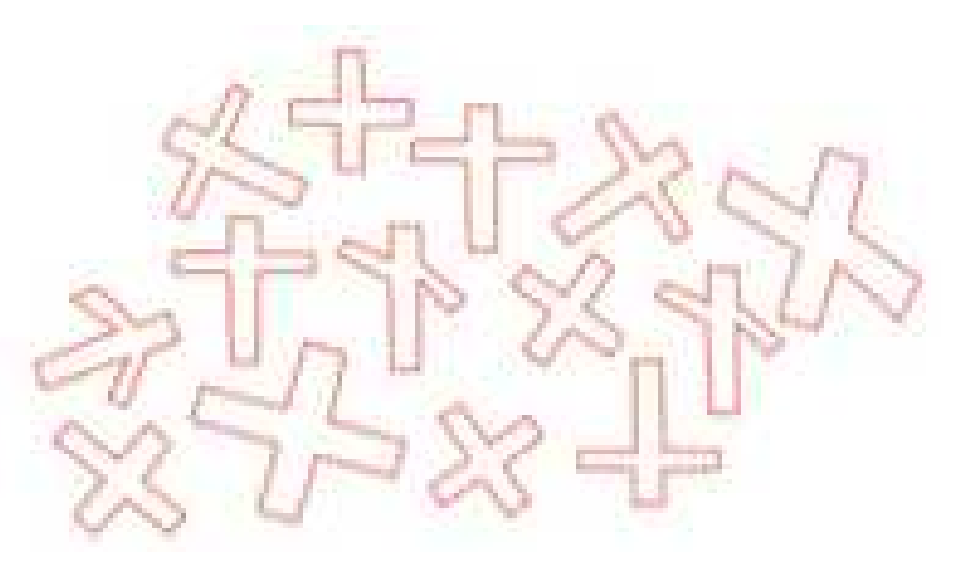
#> input picture UNED/computer-vision/pec2/data/cruces/c.png, 953 x 573 px
$ python pec2_ej4a-b-c.py
#> lines starting #> are read from the running program, lines starting #| are printed output that depends on the picture; after the words box and inside, x2 and y2 are one past the last pixel; in counts of white or black regions, pixels touching at a corner belong together
#> further down, img is the input picture: shape (573, 953, 3); mean B, G, R 243.6, 244.9, 249.7
import cv2 as cv
import numpy as np
import math

IMG_PATH = "data/cruces/c.png" # b y c

CLAHE_CLIP = 2.0
CLAHE_TILE = 8

FG_MIN = 0.003
FG_MAX = 0.25

DILATE_K = 3
DILATE_IT = 1

CLOSE_K = 3
CLOSE_IT = 1

OPEN_K = 3
OPEN_IT = 1

DIST_SEED_FRAC = 0.30
SEED_DILATE_K = 3
SEED_DILATE_IT = 1

BG_DILATE_K = 5
BG_DILATE_IT = 2

MIN_AREA = 400
MAX_AREA = 10_000_000

ROI_SOLID_CLOSE_K = 7
ROI_SOLID_CLOSE_IT = 2

DT_WEIGHT_POWER = 1.5

RATIO_LATINA_MIN = 1.25

THICK_BOX = 2

def k_odd(v):
    return v if (v % 2 == 1) else (v + 1)

def fg_ratio(bw):
    return float(np.count_nonzero(bw)) / float(bw.size)

def fill_holes_imfill(bw):
    h, w = bw.shape[:2]
    ff = bw.copy()
    mask = np.zeros((h + 2, w + 2), dtype=np.uint8)
    cv.floodFill(ff, mask, (0, 0), 255)
    ff_inv = cv.bitwise_not(ff)
    return cv.bitwise_or(bw, ff_inv)

def choose_otsu(gray_clahe):
    t1, bw1 = cv.threshold(gray_clahe, 0, 255, cv.THRESH_BINARY + cv.THRESH_OTSU)
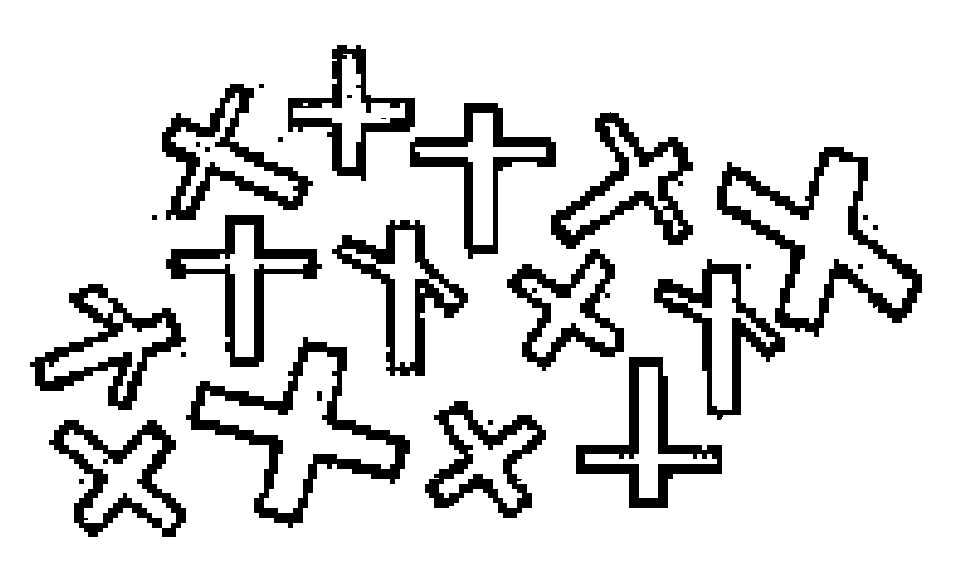
#> bw1: shape (573, 953); 86.1% white; 29 black regions (2 under 20 px), largest, box (x1, y1, x2, y2) and area: (717, 147, 922, 337) 7736, (186, 337, 410, 528) 7638, (551, 112, 693, 249) 5609
#> t1 = 206
    r1 = fg_ratio(bw1)
#> r1 = 0.861

    t2, bw2 = cv.threshold(gray_clahe, 0, 255, cv.THRESH_BINARY_INV + cv.THRESH_OTSU)
#> t2 = 206
    r2 = fg_ratio(bw2)
#> r2 = 0.139

    ok1 = (FG_MIN <= r1 <= FG_MAX)
#> ok1 = False
    ok2 = (FG_MIN <= r2 <= FG_MAX)
#> ok2 = True

    if ok1 and not ok2:
        return bw1, t1, "OTSU_NORMAL", r1
    if ok2 and not ok1:
        return bw2, t2, "OTSU_INV", r2
    if ok1 and ok2:
        return (bw1, t1, "OTSU_NORMAL", r1) if (r1 <= r2) else (bw2, t2, "OTSU_INV", r2)

    target = 0.5 * (FG_MIN + FG_MAX)
    return (bw1, t1, "OTSU_NORMAL(out)", r1) if (abs(r1 - target) <= abs(r2 - target)) else (bw2, t2, "OTSU_INV(out)", r2)

def preprocess(img_bgr):
    gray = cv.cvtColor(img_bgr, cv.COLOR_BGR2GRAY)
    clahe = cv.createCLAHE(clipLimit=CLAHE_CLIP, tileGridSize=(CLAHE_TILE, CLAHE_TILE))
    g_eq = clahe.apply(gray)

    bw0, thr, mode, ratio = choose_otsu(g_eq)
#> thr = 206; mode = 'OTSU_INV'; ratio = 0.139

    kd = cv.getStructuringElement(cv.MORPH_ELLIPSE, (k_odd(DILATE_K), k_odd(DILATE_K)))
    kc = cv.getStructuringElement(cv.MORPH_ELLIPSE, (k_odd(CLOSE_K),  k_odd(CLOSE_K)))
    ko = cv.getStructuringElement(cv.MORPH_ELLIPSE, (k_odd(OPEN_K),   k_odd(OPEN_K)))

    bw = bw0.copy()
    bw = cv.dilate(bw, kd, iterations=DILATE_IT)
#> bw: shape (573, 953); 17.2% white; 29 white regions (1 under 20 px), largest, box (x1, y1, x2, y2) and area: (716, 146, 923, 338) 9590, (185, 336, 411, 529) 9392, (550, 111, 694, 250) 6978
    bw = cv.morphologyEx(bw, cv.MORPH_CLOSE, kc, iterations=CLOSE_IT)
#> bw: shape (573, 953); 17.4% white; 28 white regions, largest, box (x1, y1, x2, y2) and area: (716, 146, 923, 338) 9722, (185, 336, 411, 529) 9486, (550, 111, 694, 250) 7108
    bw = fill_holes_imfill(bw)
    bw = cv.morphologyEx(bw, cv.MORPH_OPEN, ko, iterations=OPEN_IT)

    return gray, g_eq, bw, (thr, mode, ratio)

def separate_touching_with_watershed(img_bgr, bw_final):
    dist = cv.distanceTransform(bw_final, cv.DIST_L2, 5)
    dist_max = float(dist.max()) if dist.size else 0.0
#> dist_max = 37.97

    if dist_max < 1e-6:
        h, w = bw_final.shape[:2]
        return np.zeros((h, w), dtype=np.int32), np.zeros((h, w), dtype=np.uint8)

    dist_norm = np.clip(dist / dist_max * 255.0, 0, 255).astype(np.uint8)

    _, sure_fg = cv.threshold(dist, DIST_SEED_FRAC * dist_max, 255, 0)
#> sure_fg: shape (573, 953) float32; 10.5% white; 14 white regions, largest, box (x1, y1, x2, y2) and area: (727, 157, 912, 322) 9850, (200, 352, 399, 514) 9341, (63, 430, 176, 525) 3832
    sure_fg = sure_fg.astype(np.uint8)

    ks = cv.getStructuringElement(cv.MORPH_ELLIPSE, (k_odd(SEED_DILATE_K), k_odd(SEED_DILATE_K)))
    sure_fg = cv.dilate(sure_fg, ks, iterations=SEED_DILATE_IT)
#> sure_fg: shape (573, 953); 11.7% white; 14 white regions, largest, box (x1, y1, x2, y2) and area: (726, 156, 913, 323) 10506, (199, 351, 400, 515) 10001, (62, 429, 177, 526) 4223

    kb = cv.getStructuringElement(cv.MORPH_ELLIPSE, (k_odd(BG_DILATE_K), k_odd(BG_DILATE_K)))
    sure_bg = cv.dilate(bw_final, kb, iterations=BG_DILATE_IT)
#> sure_bg: shape (573, 953); 33.6% white; 10 white regions, largest, box (x1, y1, x2, y2) and area: (502, 107, 727, 513) 34690, (649, 142, 927, 425) 34280, (273, 40, 561, 264) 21776

    unknown = cv.subtract(sure_bg, sure_fg)
#> unknown: shape (573, 953); 21.9% white; 10 white regions, largest, box (x1, y1, x2, y2) and area: (502, 107, 727, 513) 23790, (649, 142, 927, 425) 20141, (273, 40, 561, 264) 15028

    _, markers = cv.connectedComponents(sure_fg)
#> markers: shape (573, 953) int32; 15 distinct labels, from 0 to 14
    markers = markers + 1
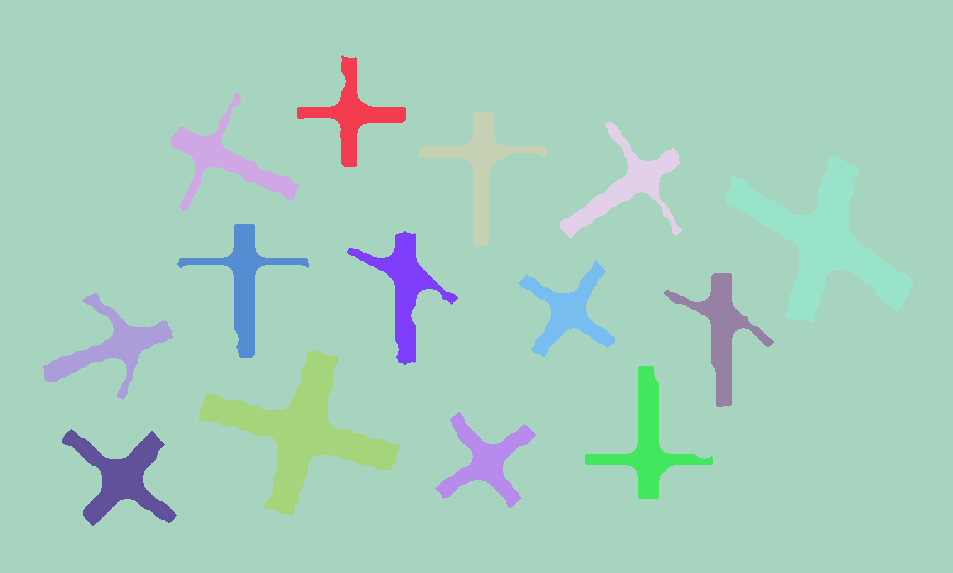
#> markers: shape (573, 953) int32; 15 distinct labels, from 1 to 15; one colour per label, 0 black
    markers[unknown > 0] = 0
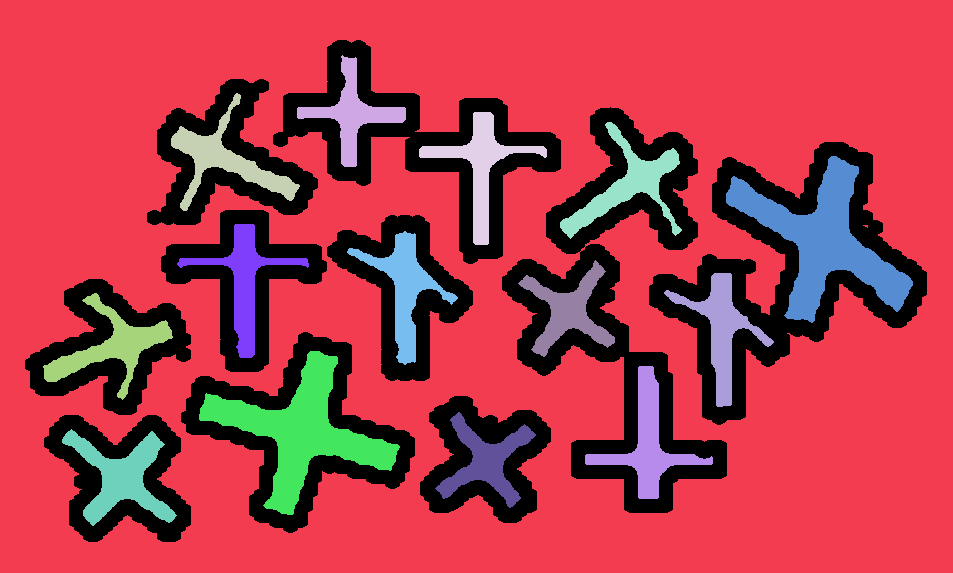
#> markers: shape (573, 953) int32; 16 distinct labels, from 0 to 15; one colour per label, 0 black

    markers_ws = markers.astype(np.int32)
    cv.watershed(img_bgr.copy(), markers_ws)

    labels = np.zeros_like(markers_ws, dtype=np.int32)
    valid = markers_ws >= 2
#> valid: shape (573, 953) bool; 22.5% white; 14 white regions, largest, box (x1, y1, x2, y2) and area: (717, 148, 922, 332) 16620, (187, 342, 405, 523) 15973, (577, 358, 722, 508) 8520
    labels[valid] = markers_ws[valid] - 1
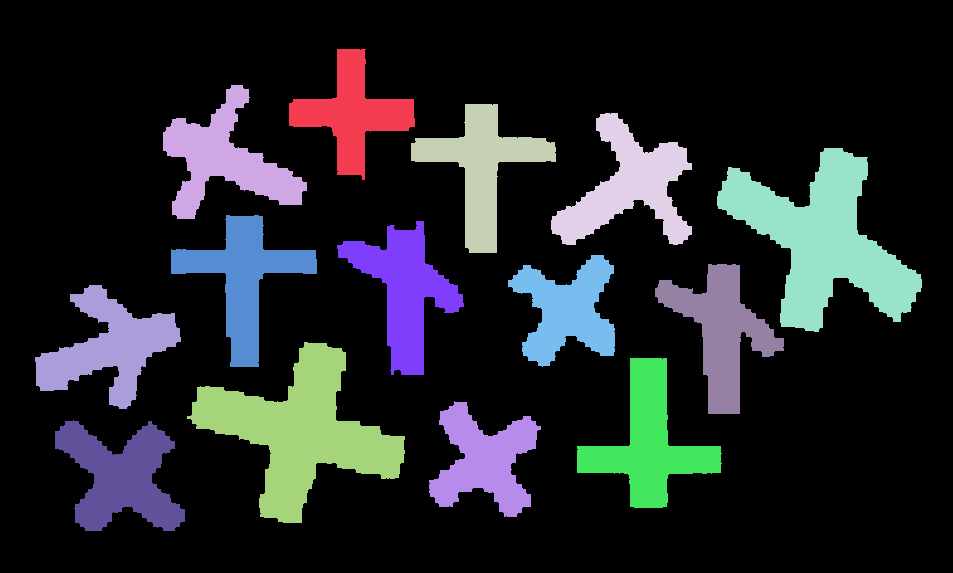
#> labels: shape (573, 953) int32; 15 distinct labels, from 0 to 14; one colour per label, 0 black

    return labels, dist_norm

def solidify_roi(roi_0_255):
    ksize = k_odd(ROI_SOLID_CLOSE_K)
    pad = ksize

    roi_pad = cv.copyMakeBorder(roi_0_255, pad, pad, pad, pad,
                                borderType=cv.BORDER_CONSTANT, value=0)

    k = cv.getStructuringElement(cv.MORPH_ELLIPSE, (ksize, ksize))
    x = cv.morphologyEx(roi_pad, cv.MORPH_CLOSE, k, iterations=ROI_SOLID_CLOSE_IT)
    x = fill_holes_imfill(x)

    x = x[pad:pad + roi_0_255.shape[0], pad:pad + roi_0_255.shape[1]]
    return x

def weighted_principal_axes_from_dt(solid01, dist32):
    ys, xs = np.where(solid01 > 0)
    if len(xs) < 40:
        return None

    x = xs.astype(np.float64)
    y = ys.astype(np.float64)

    d = dist32[ys, xs].astype(np.float64)
    dmax = float(d.max()) if d.size else 0.0
    if dmax < 1e-9:
        w = np.ones_like(d)
    else:
        dn = d / dmax
        w = np.power(dn, DT_WEIGHT_POWER) + 1e-9

    sw = float(np.sum(w))
    cx = float(np.sum(w * x) / sw)
    cy = float(np.sum(w * y) / sw)

    dx = x - cx
    dy = y - cy

    cxx = float(np.sum(w * dx * dx) / sw)
    cxy = float(np.sum(w * dx * dy) / sw)
    cyy = float(np.sum(w * dy * dy) / sw)

    C = np.array([[cxx, cxy],
                  [cxy, cyy]], dtype=np.float64)

    _, evecs = np.linalg.eigh(C)
    v1 = evecs[:, 1]
    v2 = evecs[:, 0]

    v1 = v1 / (np.linalg.norm(v1) + 1e-9)
    v2 = v2 / (np.linalg.norm(v2) + 1e-9)

    return (cx, cy), v1, v2

def raycast_endpoint(solid01, cx, cy, vx, vy, step=0.7, max_steps=6000):
    h, w = solid01.shape[:2]
    x = float(cx)
    y = float(cy)
    last_in = (x, y)

    for _ in range(max_steps):
        x += vx * step
        y += vy * step
        xi = int(round(x))
        yi = int(round(y))
        if xi < 0 or yi < 0 or xi >= w or yi >= h:
            break
        if solid01[yi, xi] == 0:
            break
        last_in = (x, y)

    return last_in

def compute_axis_length(solid01, center, v):
    cx, cy = center
    vx, vy = float(v[0]), float(v[1])

    p_plus = raycast_endpoint(solid01, cx, cy,  vx,  vy)
    p_minus = raycast_endpoint(solid01, cx, cy, -vx, -vy)

    L = math.hypot(p_plus[0] - p_minus[0], p_plus[1] - p_minus[1])
    return float(L)

def classify_by_dt_axes(roi_mask_0_255):
    solid = solidify_roi(roi_mask_0_255)
    solid01 = (solid > 0).astype(np.uint8)

    dist = cv.distanceTransform(solid01, cv.DIST_L2, 5)

    axes = weighted_principal_axes_from_dt(solid01, dist)
    if axes is None:
        return "griega"

    center, v1, v2 = axes

    L1 = compute_axis_length(solid01, center, v1)
    L2 = compute_axis_length(solid01, center, v2)

    mn = max(1e-6, min(L1, L2))
    mx = max(L1, L2)
    ratio = mx / mn

    return "latina" if ratio >= RATIO_LATINA_MIN else "griega"

img = cv.imread(IMG_PATH)

gray, g_eq, bw_final, _ = preprocess(img)
labels, dist_norm = separate_touching_with_watershed(img, bw_final)

out = img.copy()

K = int(labels.max())
#> K = 14

for lbl in range(1, K + 1):
    mask = (labels == lbl).astype(np.uint8) * 255
    area = int(np.count_nonzero(mask))
    if area < MIN_AREA or area > MAX_AREA:
        continue

    ys, xs = np.where(mask > 0)
    x0, x1 = int(xs.min()), int(xs.max())
    y0, y1 = int(ys.min()), int(ys.max())
    w = x1 - x0 + 1
    h = y1 - y0 + 1

    roi = mask[y0:y0+h, x0:x0+w]
    kind = classify_by_dt_axes(roi)

    color = (0, 255, 0) if kind == "griega" else (255, 0, 0)

    cnts, _ = cv.findContours(mask, cv.RETR_EXTERNAL, cv.CHAIN_APPROX_NONE)
    if cnts:
        cv.drawContours(out, [max(cnts, key=cv.contourArea)], -1, color, 2)
    cv.rectangle(out, (x0, y0), (x0 + w, y0 + h), color, THICK_BOX)
#> this loop made 14 passes
#> (area, x0, x1, y0, y1) on passes 1 to 8: (6478, 289, 414, 49, 179), (7639, 163, 306, 85, 218), (7502, 411, 555, 104, 252), (8029, 551, 691, 113, 244), (16620, 717, 921, 148, 331), (7654, 171, 316, 215, 366), (7812, 337, 463, 221, 374), (6565, 508, 614, 255, 366)
#> pass 1, in solidify_roi, `x = cv.morphologyEx(roi_pad, cv.MORPH_CLOSE, k, iterations=ROI_SOLID_C..`:
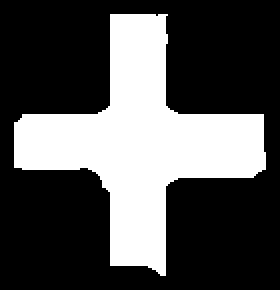
#> x: shape (145, 140) (shown 2 times larger); 32.2% white; 1 white region, box (x1, y1, x2, y2) and area: (7, 7, 133, 138) 6538
#> after the loop:
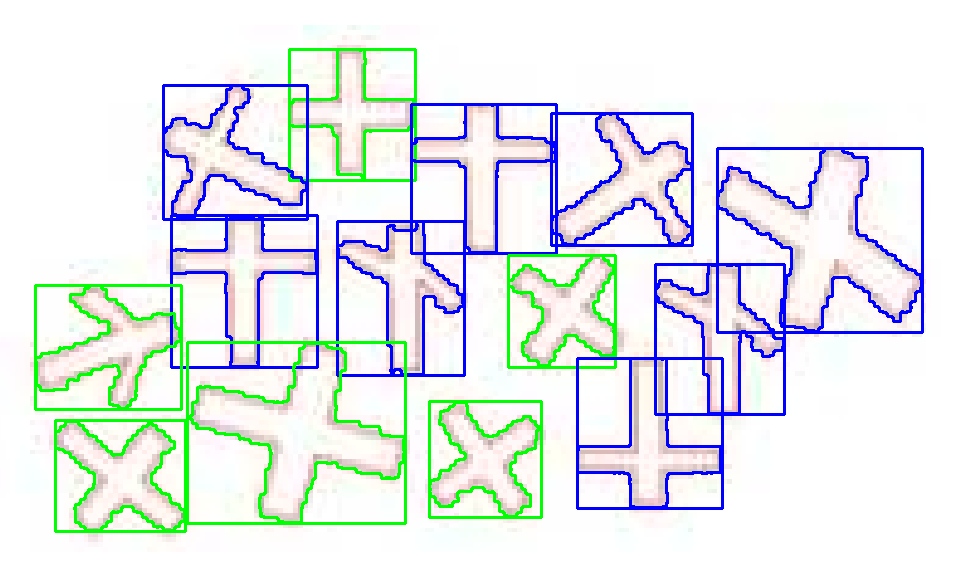
#> out: shape (573, 953, 3); 8.75% of pixels changed, all inside (x1, y1, x2, y2) = (34, 48, 924, 533)
#> after the loop:
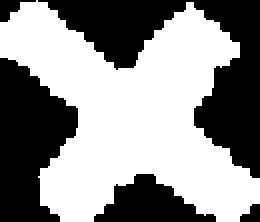
#> roi: shape (111, 130) (shown 2 times larger); 55.9% white; 5 black regions, box (x1, y1, x2, y2) and area: (19, 0, 130, 89) 3240, (0, 29, 39, 111) 2135, (47, 87, 108, 111) 830, (0, 0, 18, 11) 91, (120, 102, 130, 111) 63

cv.imshow("bw_final", bw_final)
cv.imshow("dist_norm (global)", dist_norm)
cv.imshow("resultado", out)

cv.waitKey(0)
cv.destroyAllWindows()

$ run again, with UNED/computer-vision/pec2/data/cruces/a.png copied over UNED/computer-vision/pec2/data/cruces/c.png
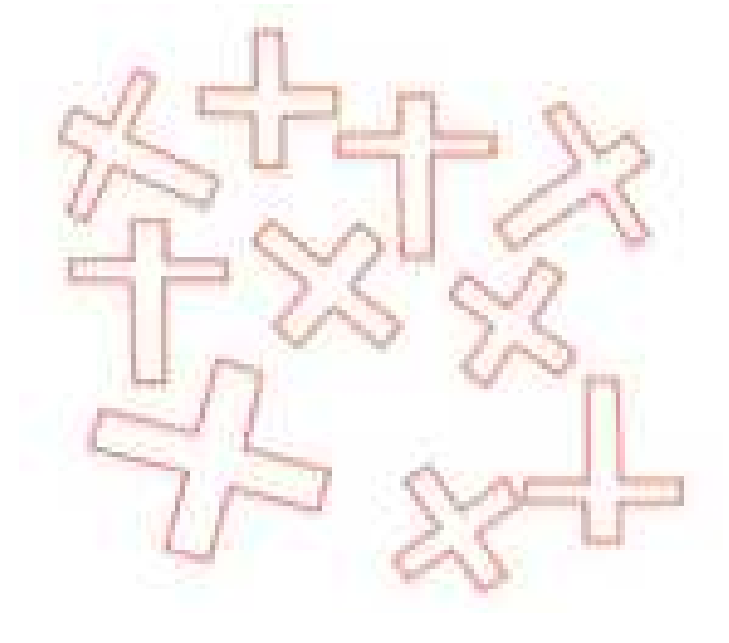
#> input picture UNED/computer-vision/pec2/data/cruces/a.png, 729 x 643 px
#> img is the input picture: shape (643, 729, 3); mean B, G, R 243.6, 244.8, 249.7
#> bw1: shape (643, 729); 87.1% white; 24 black regions (2 under 20 px), largest, box (x1, y1, x2, y2) and area: (391, 374, 684, 593) 11385, (195, 27, 498, 267) 10953, (87, 354, 332, 564) 8060
#> t1 = 206
#> r1 = 0.871
#> t2 = 206
#> r2 = 0.129
#> ok1 = False
#> ok2 = True
#> in preprocess, `bw0, thr, mode, ratio = choose_otsu(g_eq)`: thr = 206; mode = 'OTSU_INV'; ratio = 0.129
#> ff: shape (643, 729); 90.2% white; 13 black regions, largest, box (x1, y1, x2, y2) and area: (98, 370, 321, 553) 11473, (264, 233, 390, 339) 4428, (529, 385, 678, 534) 4356
#> dist_max = 40.36
#> sure_bg: shape (643, 729); 32.1% white; 7 white regions, largest, box (x1, y1, x2, y2) and area: (190, 22, 503, 359) 41134, (444, 96, 660, 394) 27513, (386, 369, 689, 598) 26735
#> unknown: shape (643, 729); 21.1% white; 7 white regions, largest, box (x1, y1, x2, y2) and area: (190, 22, 503, 359) 27847, (444, 96, 660, 394) 18876, (386, 369, 689, 598) 17889
#> valid: shape (643, 729) bool; 21.1% white; 9 white regions, largest, box (x1, y1, x2, y2) and area: (396, 375, 683, 592) 17909, (97, 360, 322, 554) 16756, (254, 219, 404, 349) 9883
#> in separate_touching_with_watershed, `labels[valid] = markers_ws[valid] - 1`:
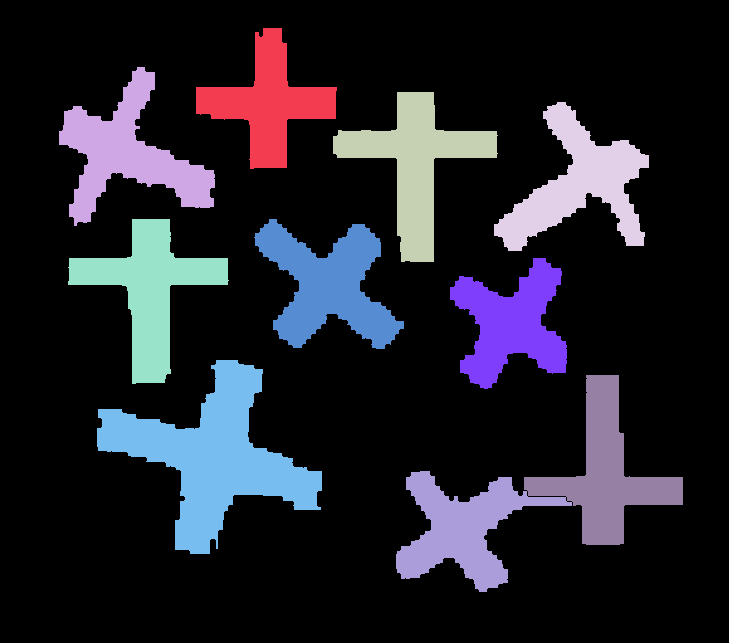
#> labels: shape (643, 729) int32; 11 distinct labels, from 0 to 10; one colour per label, 0 black
#> K = 10
#> the loop `for lbl in range(1, K + 1):` made 10 passes
#> (area, x0, x1, y0, y1) on passes 1 to 8: (8021, 196, 336, 28, 168), (9400, 59, 214, 67, 225), (9643, 333, 497, 92, 261), (9240, 494, 648, 102, 250), (9628, 68, 228, 219, 383), (9883, 254, 403, 219, 348), (8274, 450, 566, 258, 388), (16756, 97, 321, 360, 553)
#> after the loop `for lbl in range(1, K + 1):`:
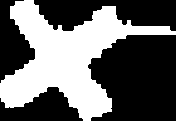
#> roi: shape (121, 176); 40.4% white; 1 white region, box (x1, y1, x2, y2) and area: (0, 0, 176, 121) 8614
